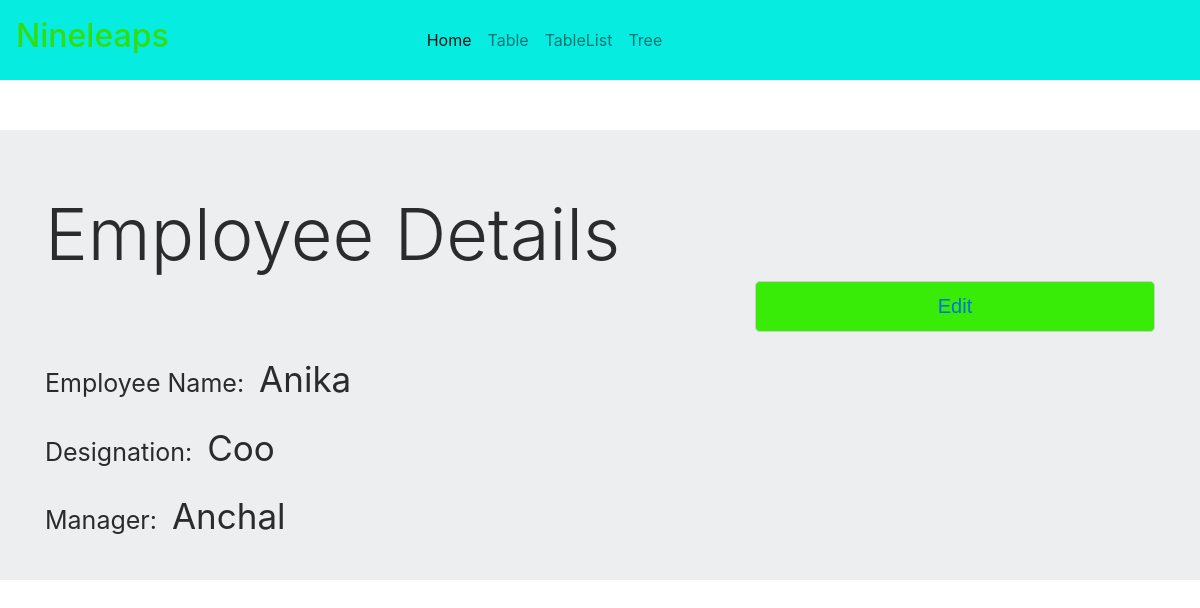
Screenshot of /view.php?id=2 with the database file from the repository.
### tables this page shows
CREATE TABLE IF NOT EXISTS `Employee` (
  `Id` int(11) NOT NULL,
  `Name` varchar(45) NOT NULL,
  `Designation` varchar(45) NOT NULL,
  `Manager` varchar(45) DEFAULT NULL
);

### View.php (the view, shortened to what this page needs)
<html>
  <head>
	   <link rel="stylesheet" href="bootstrap/css/bootstrap.css">
	   <link rel="stylesheet" href="bootstrap/css/bootstrap.min.css">
	   <link rel="stylesheet" href="bootstrap/css/bootstrap-grid.css">
	   <link rel="stylesheet" href="bootstrap/css/bootstrap-grid.min.css">
	   <link rel="stylesheet" href="bootstrap/css/bootstrap-reboot.css">
	   <link rel="stylesheet" href="bootstrap/css/bootstrap-reboot.min.css">
	   <link rel="stylesheet" href="jqueryui/jquery-ui.structure.css">
	   <link rel="stylesheet" href="jqueryui/jquery-ui.css">
	   <link rel="stylesheet" href="jqueryui/jquery-ui.theme.css">
  </head>
  <body>
	<nav class="navbar navbar-toggleable-md navbar-light bg-faded " style="background-color: #07ECE1;">
		  <h1 style="color:#30DE10;">Nineleaps</h1>
		  <div class="collapse navbar-collapse" id="navbarText">
			<ul class="navbar-nav mr-auto">
			  <li class="nav-item active">
				<a class="nav-link" href="index.php">Home <span class="sr-only">(current)</span></a>
			  </li>
			  <li class="nav-item">
				<a class="nav-link" href="table.php">Table</a>
			  </li>
			  <li class="nav-item">
				<a class="nav-link" href="List.php">TableList</a>
			  </li>
			  <li class="nav-item">
				<a class="nav-link" href="Tree.php">Tree</a>
			  </li>
			</ul>
		  </div>
		</nav>
		<?php
		  include 'Db.php';
		  $id=$_GET['id'];
		  $query="SELECT * FROM `Employee` WHERE Id='$id'";
		  $query_result=mysqli_query($conn,$query);
		  if($query_result)
		  {
			  while($result=mysqli_fetch_assoc($query_result))
			  {
				  $name=$result['Name'];
				  $Designation=$result['Designation'];
				  $Manager=$result['Manager'];
				  echo '<div class="jumbotron jumbotron-fluid">
						  <div class="container">
							<h3 class="display-3">Employee Details</h3><button type="button"  id="Edit" class="btn btn-secondary btn-lg"><a href="Edit.php?id='.$id.'">Edit</a></button><br><br><br>
							<p><span class="bold">Employee Name:</span><span class="details">'.$name.'</span></p><p><span class="bold">Designation:</span><span class="details">'.$Designation.'</span></p><p><span class="bold">Manager:</span><span class="details">'.$Manager.'</span></p>
						  </div>
						</div>';
			  }
		  }
		?>
  </body>
</html>

### View.php (style rules this page uses)
.navbar { height:80px; }
.collapse { padding-left:250px; }
.jumbotron { margin-top:50px; height:450px; }
.bold { font-size:25px; }
.details { font-size:35px; margin-left:15px; font-weight:initial; }
a { text-decoration:none; }
#Edit { width:400px; float:right; background-color:#38EC07; }

### rows the page displays
employee: Name "Anika", Designation "Coo", Manager "Anchal"
